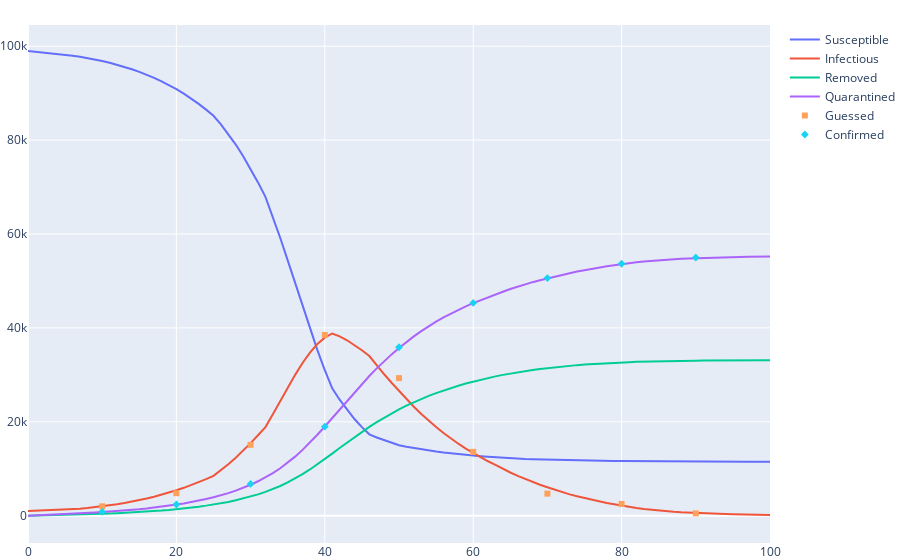

The cell this chart's notebook holds for it:
### Code cell
city = Region(99000, 1000, 0, 0)
epidemic = dynamic.estimate(city)
fig = SIRQt.plot(epidemic)
sample = Sample(epidemic, np.arange(T//10, T, T//10), 100000*np.ones(9), 1000*np.ones(9), Bin, seed=0)
sample.plot(fig)
confirmed = Confirmed(epidemic, np.arange(T//10, T, T//10))
confirmed.plot(fig)
